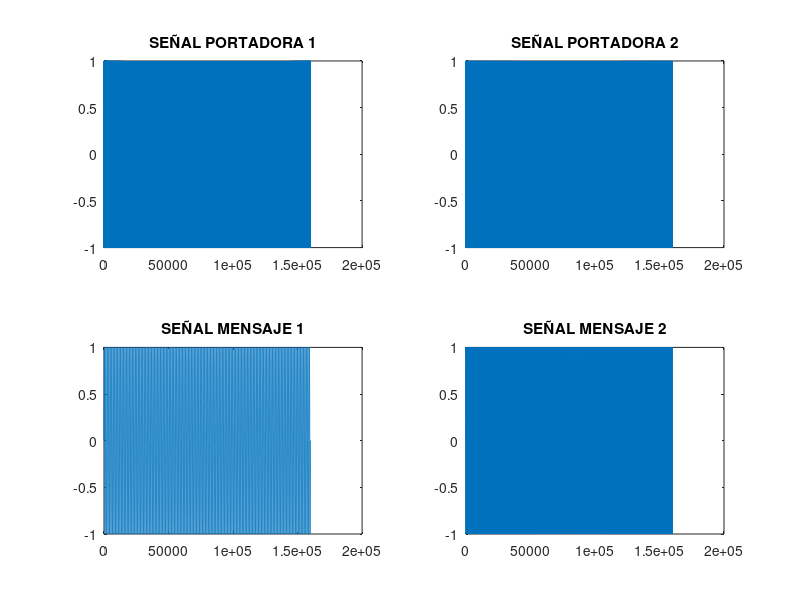
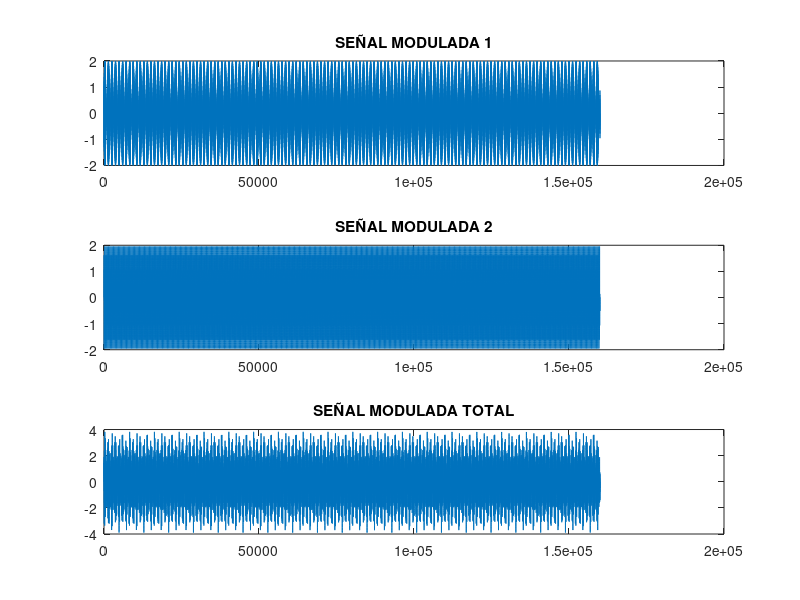
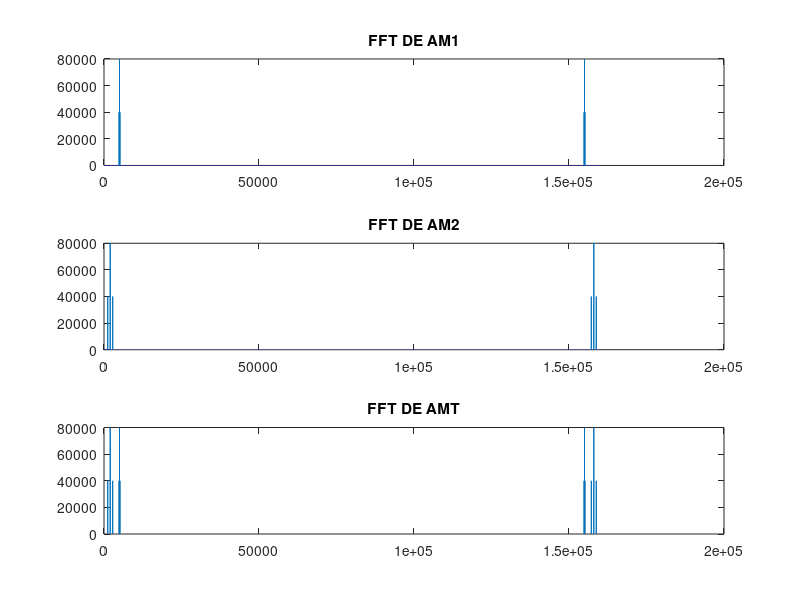

Write MATLAB code to recreate these figures, in order.
%MODULACION PARA DOS MENSAJES
clear;
close all;
clc;

Fp1 = 5000; %Frecuencia portadora 1 
Fp2 = 2000; %Frecuencia portadora 2
Fm1 = 140; %Frecuencia de mensaje 1
Fm2 = 800; %Frecuencia de mensaje 2

Ap = 1;   %Amplitud de la portadora para ambas portadoras
Am1 = 1; %Amplitud del mensaje1
Am2 = 1; %Amplitud del mensaje2

Ts = 1/(32*Fp1); %Periodo
Fs = 1/Ts; %Frecuencia de muestreo 
t=linspace(0,1,Fs); 

senal_port1=Ap*sin(2*pi*Fp1*t);
senal_port2=Ap*sin(2*pi*Fp2*t);

%Señal del mensaje 
senal_men1=Am1*sin(2*pi*Fm1*t);
senal_men2=Am2*sin(2*pi*Fm2*t);

AM1=(senal_men1+Ap).*senal_port1;
AM2=(senal_men2+Ap).*senal_port2;

AMT=AM1+AM2;

figure(1);
subplot (2,2,1); plot(senal_port1); title("SEÑAL PORTADORA 1");
subplot (2,2,2); plot(senal_port2); title("SEÑAL PORTADORA 2");
subplot (2,2,3); plot(senal_men1); title("SEÑAL MENSAJE 1");
subplot (2,2,4); plot(senal_men2); title("SEÑAL MENSAJE 2");

figure(2);
subplot(3,1,1); plot(AM1); title("SEÑAL MODULADA 1");
subplot(3,1,2); plot(AM2); title("SEÑAL MODULADA 2");
subplot(3,1,3); plot(AMT); title("SEÑAL MODULADA TOTAL");



%Aplicamos la transformada inversa de fourier
AM1fft=fft(AM1);
AM2fft=fft(AM2);
AMTfft=fft(AMT);

figure(3);
subplot(3,1,1); plot(abs(AM1fft)); title("FFT DE AM1");
subplot(3,1,2); plot(abs(AM2fft)); title("FFT DE AM2");
subplot(3,1,3); plot(abs(AMTfft)); title("FFT DE AMT");




